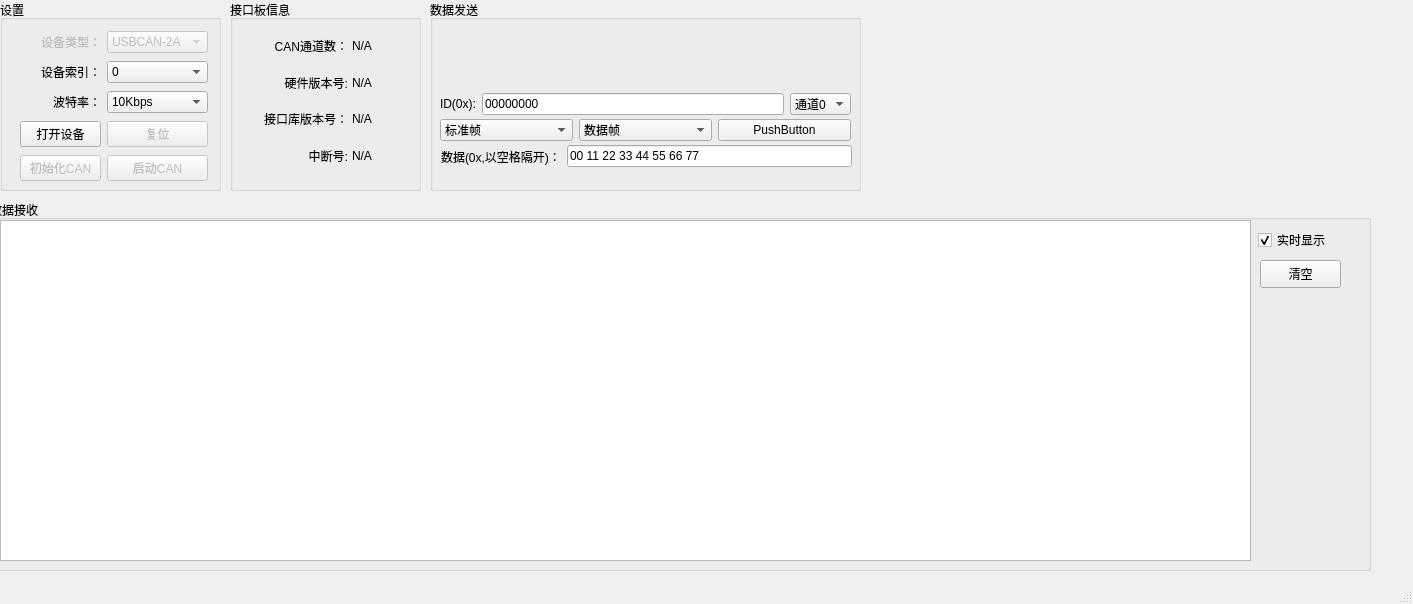
<?xml version="1.0" encoding="UTF-8"?>
<ui version="4.0">
 <class>MainWindow</class>
 <widget class="QMainWindow" name="MainWindow">
  <property name="geometry">
   <rect>
    <x>0</x>
    <y>0</y>
    <width>1413</width>
    <height>604</height>
   </rect>
  </property>
  <property name="windowTitle">
   <string>MainWindow</string>
  </property>
  <widget class="QWidget" name="centralwidget">
   <widget class="QGroupBox" name="groupBox">
    <property name="geometry">
     <rect>
      <x>0</x>
      <y>0</y>
      <width>221</width>
      <height>191</height>
     </rect>
    </property>
    <property name="title">
     <string>设置</string>
    </property>
    <widget class="QWidget" name="layoutWidget">
     <property name="geometry">
      <rect>
       <x>20</x>
       <y>29</y>
       <width>188</width>
       <height>156</height>
      </rect>
     </property>
     <layout class="QGridLayout" name="gridLayout">
      <item row="2" column="1">
       <widget class="QComboBox" name="comboBox_3">
        <item>
         <property name="text">
          <string>10Kbps</string>
         </property>
        </item>
        <item>
         <property name="text">
          <string>20Kbps</string>
         </property>
        </item>
        <item>
         <property name="text">
          <string>40Kbps</string>
         </property>
        </item>
        <item>
         <property name="text">
          <string>50Kbps</string>
         </property>
        </item>
        <item>
         <property name="text">
          <string>80Kbps</string>
         </property>
        </item>
        <item>
         <property name="text">
          <string>100Kbps</string>
         </property>
        </item>
        <item>
         <property name="text">
          <string>125Kbps</string>
         </property>
        </item>
        <item>
         <property name="text">
          <string>200Kbps</string>
         </property>
        </item>
        <item>
         <property name="text">
          <string>250Kbps</string>
         </property>
        </item>
        <item>
         <property name="text">
          <string>400Kbps</string>
         </property>
        </item>
        <item>
         <property name="text">
          <string>500Kbps</string>
         </property>
        </item>
        <item>
         <property name="text">
          <string>666Kbps</string>
         </property>
        </item>
        <item>
         <property name="text">
          <string>800Kbps</string>
         </property>
        </item>
        <item>
         <property name="text">
          <string>1000Kbps</string>
         </property>
        </item>
        <item>
         <property name="text">
          <string>33.33Kbps</string>
         </property>
        </item>
        <item>
         <property name="text">
          <string>66.66Kbps</string>
         </property>
        </item>
        <item>
         <property name="text">
          <string>83.33Kbps</string>
         </property>
        </item>
       </widget>
      </item>
      <item row="3" column="0">
       <widget class="QPushButton" name="pushButton">
        <property name="text">
         <string>打开设备</string>
        </property>
       </widget>
      </item>
      <item row="1" column="1">
       <widget class="QComboBox" name="comboBox_2">
        <item>
         <property name="text">
          <string>0</string>
         </property>
        </item>
        <item>
         <property name="text">
          <string>1</string>
         </property>
        </item>
        <item>
         <property name="text">
          <string>2</string>
         </property>
        </item>
        <item>
         <property name="text">
          <string>3</string>
         </property>
        </item>
        <item>
         <property name="text">
          <string>4</string>
         </property>
        </item>
        <item>
         <property name="text">
          <string>5</string>
         </property>
        </item>
        <item>
         <property name="text">
          <string>6</string>
         </property>
        </item>
        <item>
         <property name="text">
          <string>7</string>
         </property>
        </item>
        <item>
         <property name="text">
          <string>8</string>
         </property>
        </item>
        <item>
         <property name="text">
          <string>9</string>
         </property>
        </item>
        <item>
         <property name="text">
          <string>10</string>
         </property>
        </item>
        <item>
         <property name="text">
          <string>11</string>
         </property>
        </item>
        <item>
         <property name="text">
          <string>12</string>
         </property>
        </item>
        <item>
         <property name="text">
          <string>13</string>
         </property>
        </item>
       </widget>
      </item>
      <item row="4" column="1">
       <widget class="QPushButton" name="pushButton_3">
        <property name="enabled">
         <bool>false</bool>
        </property>
        <property name="text">
         <string>启动CAN</string>
        </property>
       </widget>
      </item>
      <item row="0" column="0">
       <widget class="QLabel" name="label">
        <property name="enabled">
         <bool>false</bool>
        </property>
        <property name="text">
         <string>设备类型：</string>
        </property>
        <property name="alignment">
         <set>Qt::AlignRight|Qt::AlignTrailing|Qt::AlignVCenter</set>
        </property>
       </widget>
      </item>
      <item row="1" column="0">
       <widget class="QLabel" name="label_2">
        <property name="text">
         <string>设备索引：</string>
        </property>
        <property name="alignment">
         <set>Qt::AlignRight|Qt::AlignTrailing|Qt::AlignVCenter</set>
        </property>
       </widget>
      </item>
      <item row="4" column="0">
       <widget class="QPushButton" name="pushButton_2">
        <property name="enabled">
         <bool>false</bool>
        </property>
        <property name="text">
         <string>初始化CAN</string>
        </property>
       </widget>
      </item>
      <item row="0" column="1">
       <widget class="QComboBox" name="comboBox">
        <property name="enabled">
         <bool>false</bool>
        </property>
        <item>
         <property name="text">
          <string>USBCAN-2A</string>
         </property>
        </item>
        <item>
         <property name="text">
          <string>USBCAN-2C</string>
         </property>
        </item>
        <item>
         <property name="text">
          <string>CANalyst-II</string>
         </property>
        </item>
       </widget>
      </item>
      <item row="2" column="0">
       <widget class="QLabel" name="label_3">
        <property name="text">
         <string>波特率：</string>
        </property>
        <property name="alignment">
         <set>Qt::AlignRight|Qt::AlignTrailing|Qt::AlignVCenter</set>
        </property>
       </widget>
      </item>
      <item row="3" column="1">
       <widget class="QPushButton" name="pushButton_4">
        <property name="enabled">
         <bool>false</bool>
        </property>
        <property name="text">
         <string>复位</string>
        </property>
       </widget>
      </item>
     </layout>
    </widget>
    <widget class="QGroupBox" name="groupBox_6">
     <property name="geometry">
      <rect>
       <x>230</x>
       <y>0</y>
       <width>191</width>
       <height>191</height>
      </rect>
     </property>
     <property name="title">
      <string>接口板信息</string>
     </property>
     <widget class="QWidget" name="layoutWidget_10">
      <property name="geometry">
       <rect>
        <x>11</x>
        <y>30</y>
        <width>107</width>
        <height>141</height>
       </rect>
      </property>
      <layout class="QVBoxLayout" name="verticalLayout_5">
       <item>
        <widget class="QLabel" name="label_17">
         <property name="text">
          <string>CAN通道数：</string>
         </property>
         <property name="alignment">
          <set>Qt::AlignRight|Qt::AlignTrailing|Qt::AlignVCenter</set>
         </property>
        </widget>
       </item>
       <item>
        <widget class="QLabel" name="label_18">
         <property name="text">
          <string>硬件版本号:</string>
         </property>
         <property name="alignment">
          <set>Qt::AlignRight|Qt::AlignTrailing|Qt::AlignVCenter</set>
         </property>
        </widget>
       </item>
       <item>
        <widget class="QLabel" name="label_19">
         <property name="text">
          <string>接口库版本号：</string>
         </property>
         <property name="alignment">
          <set>Qt::AlignRight|Qt::AlignTrailing|Qt::AlignVCenter</set>
         </property>
        </widget>
       </item>
       <item>
        <widget class="QLabel" name="label_20">
         <property name="text">
          <string>中断号:</string>
         </property>
         <property name="alignment">
          <set>Qt::AlignRight|Qt::AlignTrailing|Qt::AlignVCenter</set>
         </property>
        </widget>
       </item>
      </layout>
     </widget>
     <widget class="QWidget" name="layoutWidget_11">
      <property name="geometry">
       <rect>
        <x>122</x>
        <y>30</y>
        <width>61</width>
        <height>141</height>
       </rect>
      </property>
      <layout class="QVBoxLayout" name="verticalLayout_6">
       <item>
        <widget class="QLabel" name="label_21">
         <property name="text">
          <string>N/A</string>
         </property>
        </widget>
       </item>
       <item>
        <widget class="QLabel" name="label_22">
         <property name="text">
          <string>N/A</string>
         </property>
        </widget>
       </item>
       <item>
        <widget class="QLabel" name="label_23">
         <property name="text">
          <string>N/A</string>
         </property>
        </widget>
       </item>
       <item>
        <widget class="QLabel" name="label_24">
         <property name="text">
          <string>N/A</string>
         </property>
        </widget>
       </item>
      </layout>
     </widget>
    </widget>
   </widget>
   <widget class="QGroupBox" name="groupBox_3">
    <property name="geometry">
     <rect>
      <x>-10</x>
      <y>200</y>
      <width>1381</width>
      <height>371</height>
     </rect>
    </property>
    <property name="title">
     <string>数据接收</string>
    </property>
    <widget class="QPushButton" name="cleanListBtn">
     <property name="geometry">
      <rect>
       <x>1270</x>
       <y>60</y>
       <width>81</width>
       <height>28</height>
      </rect>
     </property>
     <property name="text">
      <string>清空</string>
     </property>
    </widget>
    <widget class="QTableWidget" name="tableWidget">
     <property name="geometry">
      <rect>
       <x>10</x>
       <y>20</y>
       <width>1251</width>
       <height>341</height>
      </rect>
     </property>
    </widget>
    <widget class="QCheckBox" name="checkBox_4">
     <property name="enabled">
      <bool>true</bool>
     </property>
     <property name="geometry">
      <rect>
       <x>1268</x>
       <y>30</y>
       <width>101</width>
       <height>20</height>
      </rect>
     </property>
     <property name="text">
      <string>实时显示</string>
     </property>
     <property name="checked">
      <bool>true</bool>
     </property>
    </widget>
   </widget>
   <widget class="QGroupBox" name="groupBox_2">
    <property name="geometry">
     <rect>
      <x>430</x>
      <y>0</y>
      <width>431</width>
      <height>191</height>
     </rect>
    </property>
    <property name="title">
     <string>数据发送</string>
    </property>
    <widget class="QWidget" name="layoutWidget_2">
     <property name="geometry">
      <rect>
       <x>10</x>
       <y>91</y>
       <width>411</width>
       <height>26</height>
      </rect>
     </property>
     <layout class="QHBoxLayout" name="horizontalLayout">
      <item>
       <widget class="QLabel" name="label_11">
        <property name="text">
         <string>ID(0x):</string>
        </property>
       </widget>
      </item>
      <item>
       <widget class="QLineEdit" name="sendIDEdit">
        <property name="text">
         <string>00000000</string>
        </property>
       </widget>
      </item>
      <item>
       <widget class="QComboBox" name="comboBox_4">
        <item>
         <property name="text">
          <string>通道0</string>
         </property>
        </item>
        <item>
         <property name="text">
          <string>通道1</string>
         </property>
        </item>
       </widget>
      </item>
     </layout>
    </widget>
    <widget class="QWidget" name="layoutWidget_3">
     <property name="geometry">
      <rect>
       <x>10</x>
       <y>117</y>
       <width>411</width>
       <height>26</height>
      </rect>
     </property>
     <layout class="QHBoxLayout" name="horizontalLayout_2">
      <item>
       <widget class="QComboBox" name="comboBox_6">
        <property name="enabled">
         <bool>true</bool>
        </property>
        <item>
         <property name="text">
          <string>标准帧</string>
         </property>
        </item>
        <item>
         <property name="text">
          <string>扩展帧</string>
         </property>
        </item>
       </widget>
      </item>
      <item>
       <widget class="QComboBox" name="comboBox_5">
        <property name="enabled">
         <bool>true</bool>
        </property>
        <item>
         <property name="text">
          <string>数据帧</string>
         </property>
        </item>
        <item>
         <property name="text">
          <string>远程帧</string>
         </property>
        </item>
       </widget>
      </item>
      <item>
       <widget class="QPushButton" name="pushButton_5">
        <property name="text">
         <string>PushButton</string>
        </property>
       </widget>
      </item>
     </layout>
    </widget>
    <widget class="QWidget" name="layoutWidget_4">
     <property name="geometry">
      <rect>
       <x>11</x>
       <y>144</y>
       <width>411</width>
       <height>25</height>
      </rect>
     </property>
     <layout class="QHBoxLayout" name="horizontalLayout_3">
      <item>
       <widget class="QLabel" name="label_14">
        <property name="text">
         <string>数据(0x,以空格隔开)：</string>
        </property>
       </widget>
      </item>
      <item>
       <widget class="QLineEdit" name="sendDataEdit">
        <property name="text">
         <string>00 11 22 33 44 55 66 77</string>
        </property>
       </widget>
      </item>
     </layout>
    </widget>
   </widget>
   <widget class="QGroupBox" name="groupBox_4">
    <property name="geometry">
     <rect>
      <x>230</x>
      <y>0</y>
      <width>191</width>
      <height>191</height>
     </rect>
    </property>
    <property name="title">
     <string>接口板信息</string>
    </property>
    <widget class="QWidget" name="layoutWidget_8">
     <property name="geometry">
      <rect>
       <x>11</x>
       <y>30</y>
       <width>107</width>
       <height>141</height>
      </rect>
     </property>
     <layout class="QVBoxLayout" name="verticalLayout_3">
      <item>
       <widget class="QLabel" name="label_5">
        <property name="text">
         <string>CAN通道数：</string>
        </property>
        <property name="alignment">
         <set>Qt::AlignRight|Qt::AlignTrailing|Qt::AlignVCenter</set>
        </property>
       </widget>
      </item>
      <item>
       <widget class="QLabel" name="label_6">
        <property name="text">
         <string>硬件版本号:</string>
        </property>
        <property name="alignment">
         <set>Qt::AlignRight|Qt::AlignTrailing|Qt::AlignVCenter</set>
        </property>
       </widget>
      </item>
      <item>
       <widget class="QLabel" name="label_7">
        <property name="text">
         <string>接口库版本号：</string>
        </property>
        <property name="alignment">
         <set>Qt::AlignRight|Qt::AlignTrailing|Qt::AlignVCenter</set>
        </property>
       </widget>
      </item>
      <item>
       <widget class="QLabel" name="label_8">
        <property name="text">
         <string>中断号:</string>
        </property>
        <property name="alignment">
         <set>Qt::AlignRight|Qt::AlignTrailing|Qt::AlignVCenter</set>
        </property>
       </widget>
      </item>
     </layout>
    </widget>
    <widget class="QWidget" name="layoutWidget_9">
     <property name="geometry">
      <rect>
       <x>122</x>
       <y>30</y>
       <width>61</width>
       <height>141</height>
      </rect>
     </property>
     <layout class="QVBoxLayout" name="verticalLayout_4">
      <item>
       <widget class="QLabel" name="label_9">
        <property name="text">
         <string>N/A</string>
        </property>
       </widget>
      </item>
      <item>
       <widget class="QLabel" name="label_10">
        <property name="text">
         <string>N/A</string>
        </property>
       </widget>
      </item>
      <item>
       <widget class="QLabel" name="label_12">
        <property name="text">
         <string>N/A</string>
        </property>
       </widget>
      </item>
      <item>
       <widget class="QLabel" name="label_13">
        <property name="text">
         <string>N/A</string>
        </property>
       </widget>
      </item>
     </layout>
    </widget>
   </widget>
  </widget>
  <widget class="QMenuBar" name="menubar">
   <property name="geometry">
    <rect>
     <x>0</x>
     <y>0</y>
     <width>1413</width>
     <height>21</height>
    </rect>
   </property>
  </widget>
  <widget class="QStatusBar" name="statusbar"/>
 </widget>
 <resources/>
 <connections/>
</ui>
